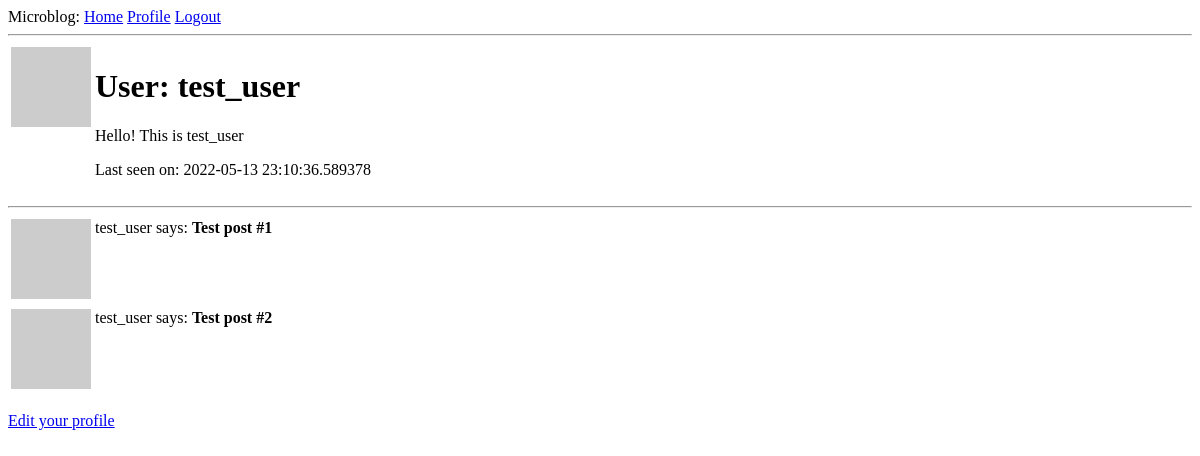
Page /user/test_user (signed in) on the earlier database version.
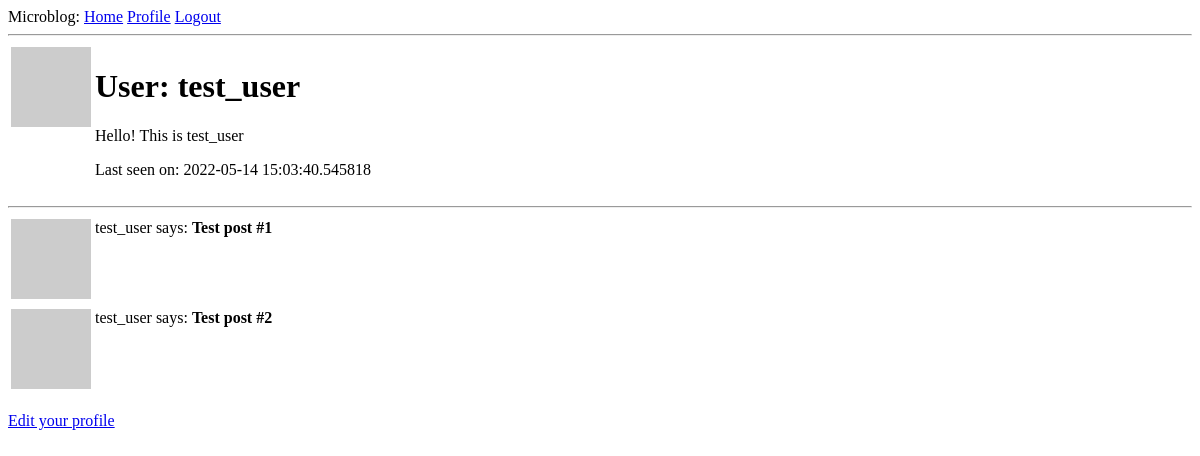
Same page on the later database version.
### app/models.py (models this page shows, shortened)
class User(UserMixin, db.Model):
    id = db.Column(db.Integer, primary_key=True)
    username = db.Column(db.String(64), index=True, unique=True)
    email = db.Column(db.String(120), index=True, unique=True)
    password_hash = db.Column(db.String(128))
    about_me = db.Column(db.String(140))
    last_seen = db.Column(db.DateTime, default=datetime.utcnow)
    followed = db.relationship(
        "User",
        secondary=followers,
        primaryjoin=(followers.c.follower_id == id),
        secondaryjoin=(followers.c.followed_id == id),
        backref=db.backref("followers", lazy="dynamic"),
        lazy="dynamic",
    )
    def avatar(self, size):
        digest = md5(self.email.lower().encode("utf-8")).hexdigest()
        return f"https://www.gravatar.com/avatar/{digest}?d=identicon&s={size}"

### app/routes.py (the view)
@app.route("/user/<username>")
@login_required
def user(username):
    user = User.query.filter_by(username=username).first_or_404()
    post = [
        {"author": user, "body": "Test post #1"},
        {"author": user, "body": "Test post #2"},
    ]
    return render_template("user.html", user=user, posts=post)

### app/models.py (called while the page is built)
@login.user_loader
def load_user(id):
    return User.query.get(int(id))

### app/routes.py (called while the page is built)
@app.before_request
def before_request():
    if current_user.is_authenticated:
        current_user.last_seen = datetime.utcnow()
        db.session.commit()

### app/templates/user.html
{% extends "base.html" %}
{% block content %}
<table>
  <tr valign="top">
    <td><img src="{{ user.avatar(128) }}"></td>
    <td>
      <h1>User: {{ user.username }}</h1>
      {% if user.about_me %}<p>{{ user.about_me }}</p>{% endif %}
      {% if user.last_seen %}<p>Last seen on: {{ user.last_seen }}</p>{% endif %}
    </td>
</table>
<hr>
{% for post in posts %}
<table>
  <tr valign="top">
    <td><img src="{{ post.author.avatar(36) }}"></td>
    <td>{{ post.author.username }} says: <b>{{ post.body }}</b></td>
  </tr>
</table>
{% endfor %}
{% if user == current_user %}
<p><a href="{{ url_for('edit_profile') }}">Edit your profile</a></p>
{% endif %}
{% endblock %}

### app/templates/base.html (shortened to what this page needs)
<!DOCTYPE html>
<html>
    <head>
    </head>
    <body>
        <div>
            Microblog:
            <a href="{{ url_for('index') }}">Home</a>
            {% if current_user.is_anonymous %}
            <a href="{{ url_for('login') }}">Login</a>
            {% else %}
            <a href="{{ url_for('user', username=current_user.username) }}">Profile</a>
            <a href="{{ url_for('logout') }}">Logout</a>
            {% endif %}
        </div>
        <hr>
        {% block content %}{% endblock %}
    </body>
</html>

Differences in the rows shown:
changed User "test_user": last_seen "2022-05-13 23:10:36.589378" → "2022-05-14 15:03:40.545818"
